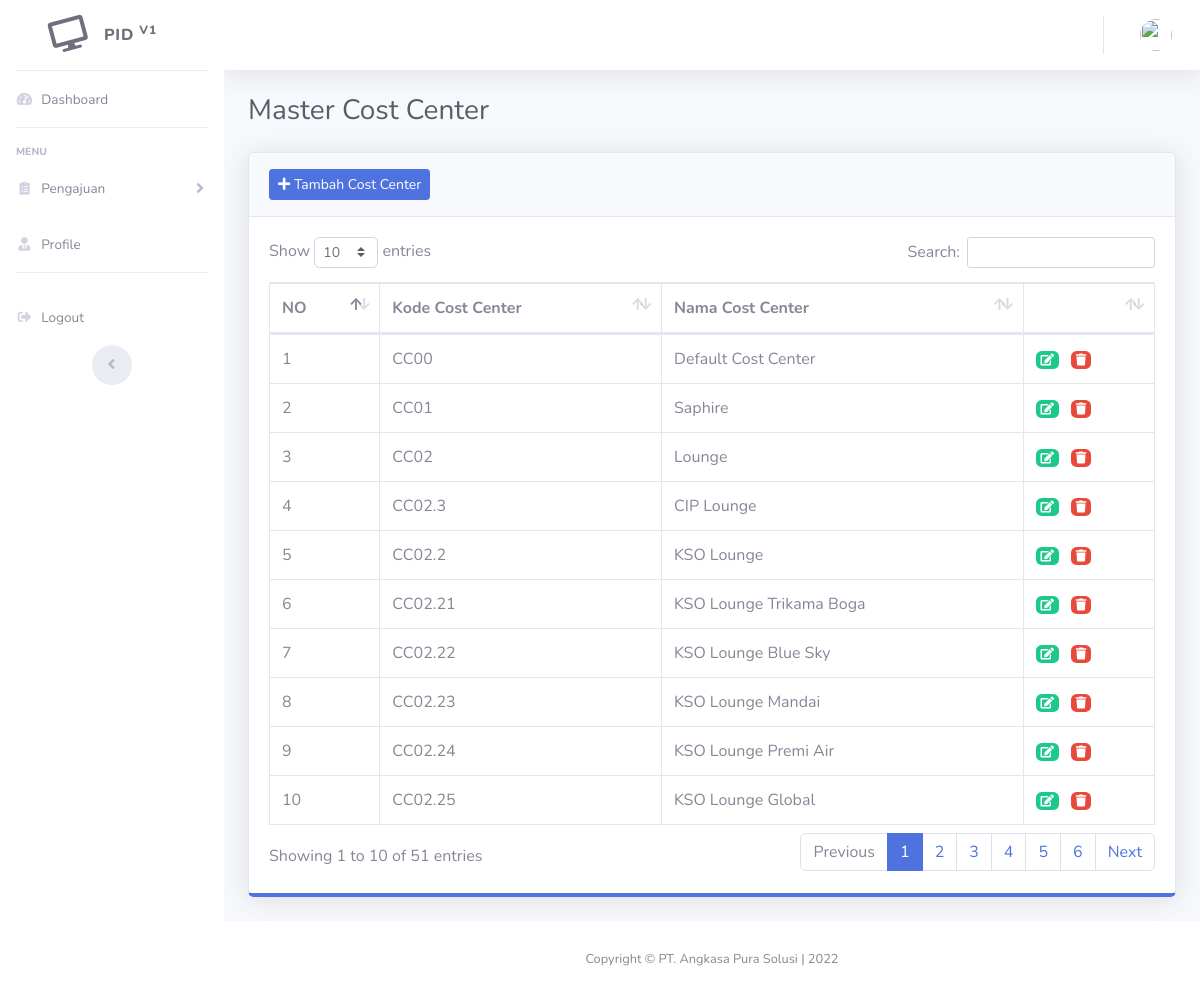
The app's page /index.php/master/cost/center with its own data.
### tables this page shows
CREATE TABLE `tb_cost_center` (
  `id_cost_center` int(11) NOT NULL,
  `kode_cost_center` varchar(225) NOT NULL,
  `nama_cost_center` varchar(225) NOT NULL
);

### application/controllers/master/cost/Center.php (called while the page is built, shortened)
<?php
class Center extends CI_Controller
{
    public function __construct()
    {
        $this->load->model('Core_Model', 'core');
    }
    public function index()
    {
        $data = [
            'title' => 'Master Cost Center',
            'list_cost_center' => $this->core->get('tb_cost_center', ['select_by' => 'id_cost_center', 'order_by' => 'ASC']),
        ];
        $this->load->view('layout/header', $data);
        $this->load->view('layout/sidebar');
        $this->load->view('layout/topbar');
        $this->load->view('master/cost/center/index', $data);
        $this->load->view('layout/footer');
    }
}

### index.php (called while the page is built, shortened)
<?php
require_once BASEPATH.'core/CodeIgniter.php';

### application/models/Core_Model.php (called while the page is built, shortened)
<?php
class Core_Model extends CI_Model
{
	public function get($table, $order = null)
	{
		$this->db->select('*');
		$this->db->from($table);
		if ($order != null) {
			$this->db->order_by($order['select_by'], $order['order_by']);
		}
		return $this->db->get()->result();
	}
}

### application/views/master/cost/center/index.php (the view)
<div class="container-fluid">
	<div class="d-sm-flex align-items-center justify-content-between mb-4">
		<h1 class="h3 mb-0 text-gray-800"><?= $title ?></h1>
	</div>
	<div class="row">
		<div class="col-lg">
			<div class="card shadow mb-4 border-bottom-primary">
				<div class="card-header py-3">
					<h6 class="m-0 font-weight-bold"><a href="<?= base_url('master/cost/center/tambah') ?>" class="btn btn-sm btn-primary"><i class="fas fa-plus"></i> Tambah Cost Center</a></h6>
				</div>
				<div class="card-body">
					<div class="table-responsive">
						<table class="table table-bordered" id="dataTable" width="100%" cellspacing="0">
							<thead>
								<tr>
									<th>NO</th>
									<th>Kode Cost Center</th>
									<th>Nama Cost Center</th>
									<th></th>
								</tr>
							</thead>
							<tbody>
								<?php
								$no = 1;
								foreach ($list_cost_center as $lcc) :
								?>
									<tr>
										<td><?= $no++ ?></td>
										<td><?= $lcc->kode_cost_center ?></td>
										<td><?= $lcc->nama_cost_center ?></td>
										<td>
											<a href="<?=base_url('master/cost/center/ubah/') . $lcc->id_cost_center;?>" class="badge badge-success mr-2" data-toggle="tooltip" data-placement="left" title="Ubah"><i class="fas fa-edit"></i></a>
											<a href="<?=base_url('master/cost/center/hapus/') . $lcc->id_cost_center;?>" class="badge badge-danger" data-toggle="tooltip" data-placement="left" title="Hapus"><i class="fas fa-trash"></i></a>
										</td>
									</tr>
								<?php endforeach; ?>
							</tbody>
						</table>
					</div>
				</div>
			</div>
		</div>
	</div>
</div>

### records on screen
tb_cost_center: kode_cost_center "CC00", nama_cost_center "Default Cost Center"
tb_cost_center: kode_cost_center "CC01", nama_cost_center "Saphire"
tb_cost_center: kode_cost_center "CC02", nama_cost_center "Lounge"
tb_cost_center: kode_cost_center "CC02.3", nama_cost_center "CIP Lounge"
tb_cost_center: kode_cost_center "CC02.2", nama_cost_center "KSO Lounge"
tb_cost_center: kode_cost_center "CC02.21", nama_cost_center "KSO Lounge Trikama Boga"
tb_cost_center: kode_cost_center "CC02.22", nama_cost_center "KSO Lounge Blue Sky"
tb_cost_center: kode_cost_center "CC02.23", nama_cost_center "KSO Lounge Mandai"
tb_cost_center: kode_cost_center "CC02.24", nama_cost_center "KSO Lounge Premi Air"
tb_cost_center: kode_cost_center "CC02.25", nama_cost_center "KSO Lounge Global"

### other values on screen
$title "Master Cost Center"
